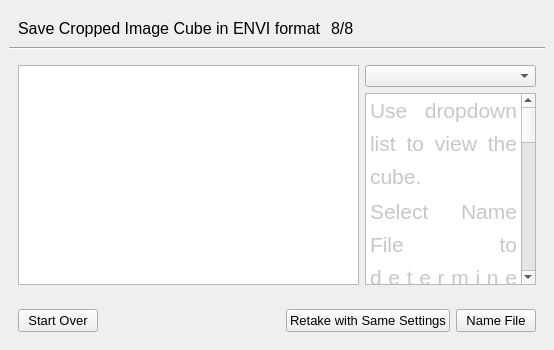
          <widget class="QWidget" name="finishOp">
           <layout class="QGridLayout" name="gridLayout_2">
            <property name="leftMargin">
             <number>0</number>
            </property>
            <property name="topMargin">
             <number>0</number>
            </property>
            <property name="rightMargin">
             <number>0</number>
            </property>
            <property name="bottomMargin">
             <number>0</number>
            </property>
            <item row="1" column="0">
             <widget class="QWidget" name="widget" native="true">
              <layout class="QVBoxLayout" name="verticalLayout_12">
               <item>
                <widget class="QWidget" name="finishInfoBar" native="true">
                 <layout class="QHBoxLayout" name="horizontalLayout">
                  <property name="bottomMargin">
                   <number>3</number>
                  </property>
                  <item>
                   <widget class="QLabel" name="finishPageTitle">
                    <property name="sizePolicy">
                     <sizepolicy hsizetype="Preferred" vsizetype="Preferred">
                      <horstretch>1</horstretch>
                      <verstretch>0</verstretch>
                     </sizepolicy>
                    </property>
                    <property name="font">
                     <font>
                      <pointsize>12</pointsize>
                     </font>
                    </property>
                    <property name="text">
                     <string>Save Cropped Image Cube in ENVI format </string>
                    </property>
                   </widget>
                  </item>
                  <item>
                   <widget class="QLabel" name="finishPageNum">
                    <property name="sizePolicy">
                     <sizepolicy hsizetype="Preferred" vsizetype="Preferred">
                      <horstretch>1</horstretch>
                      <verstretch>0</verstretch>
                     </sizepolicy>
                    </property>
                    <property name="font">
                     <font>
                      <pointsize>12</pointsize>
                     </font>
                    </property>
                    <property name="text">
                     <string>8/8</string>
                    </property>
                   </widget>
                  </item>
                  <item>
                   <spacer name="horizontalSpacer_5">
                    <property name="orientation">
                     <enum>Qt::Horizontal</enum>
                    </property>
                    <property name="sizeHint" stdset="0">
                     <size>
                      <width>40</width>
                      <height>20</height>
                     </size>
                    </property>
                   </spacer>
                  </item>
                 </layout>
                </widget>
               </item>
               <item>
                <widget class="Line" name="line_2">
                 <property name="orientation">
                  <enum>Qt::Horizontal</enum>
                 </property>
                </widget>
               </item>
               <item>
                <widget class="QWidget" name="finishMainWidget" native="true">
                 <property name="sizePolicy">
                  <sizepolicy hsizetype="Preferred" vsizetype="Preferred">
                   <horstretch>0</horstretch>
                   <verstretch>10</verstretch>
                  </sizepolicy>
                 </property>
                 <layout class="QVBoxLayout" name="verticalLayout_11">
                  <property name="leftMargin">
                   <number>0</number>
                  </property>
                  <property name="topMargin">
                   <number>0</number>
                  </property>
                  <property name="rightMargin">
                   <number>0</number>
                  </property>
                  <property name="bottomMargin">
                   <number>0</number>
                  </property>
                  <item>
                   <widget class="QWidget" name="finishMain" native="true">
                    <property name="sizePolicy">
                     <sizepolicy hsizetype="Preferred" vsizetype="Preferred">
                      <horstretch>0</horstretch>
                      <verstretch>8</verstretch>
                     </sizepolicy>
                    </property>
                    <layout class="QGridLayout" name="gridLayout_20">
                     <item row="0" column="1">
                      <widget class="QWidget" name="finishInfoMain" native="true">
                       <property name="sizePolicy">
                        <sizepolicy hsizetype="Preferred" vsizetype="Preferred">
                         <horstretch>1</horstretch>
                         <verstretch>0</verstretch>
                        </sizepolicy>
                       </property>
                       <layout class="QVBoxLayout" name="verticalLayout_40">
                        <property name="leftMargin">
                         <number>0</number>
                        </property>
                        <property name="topMargin">
                         <number>0</number>
                        </property>
                        <property name="rightMargin">
                         <number>0</number>
                        </property>
                        <property name="bottomMargin">
                         <number>0</number>
                        </property>
                        <item>
                         <widget class="QComboBox" name="finishComboBox"/>
                        </item>
                        <item>
                         <widget class="QTextEdit" name="finishInfoText">
                          <property name="font">
                           <font>
                            <pointsize>16</pointsize>
                           </font>
                          </property>
                          <property name="html">
                           <string>&lt;!DOCTYPE HTML PUBLIC &quot;-//W3C//DTD HTML 4.0//EN&quot; &quot;http://www.w3.org/TR/REC-html40/strict.dtd&quot;&gt;
&lt;html&gt;&lt;head&gt;&lt;meta name=&quot;qrichtext&quot; content=&quot;1&quot; /&gt;&lt;meta charset=&quot;utf-8&quot; /&gt;&lt;style type=&quot;text/css&quot;&gt;
p, li { white-space: pre-wrap; }
hr { height: 1px; border-width: 0; }
li.unchecked::marker { content: &quot;\2610&quot;; }
li.checked::marker { content: &quot;\2612&quot;; }
&lt;/style&gt;&lt;/head&gt;&lt;body style=&quot; font-family:'Segoe UI'; font-size:16pt; font-weight:400; font-style:normal;&quot;&gt;
&lt;p align=&quot;justify&quot; style=&quot; margin-top:0px; margin-bottom:0px; margin-left:0px; margin-right:0px; -qt-block-indent:0; text-indent:0px; line-height:138%;&quot;&gt;&lt;span style=&quot; font-family:'Arial'; color:#c7c7cc; background-color:transparent;&quot;&gt;Use dropdown list to view the cube.&lt;/span&gt;&lt;/p&gt;
&lt;p align=&quot;justify&quot; style=&quot; margin-top:0px; margin-bottom:0px; margin-left:0px; margin-right:0px; -qt-block-indent:0; text-indent:0px; line-height:138%;&quot;&gt;&lt;span style=&quot; font-family:'Arial'; color:#c7c7cc; background-color:transparent;&quot;&gt;Select Name File to determine location of files.&lt;/span&gt;&lt;/p&gt;
&lt;p align=&quot;justify&quot; style=&quot; margin-top:0px; margin-bottom:0px; margin-left:0px; margin-right:0px; -qt-block-indent:0; text-indent:0px; line-height:138%;&quot;&gt;&lt;span style=&quot; font-family:'Arial'; color:#c7c7cc; background-color:transparent;&quot;&gt;The following files will be saved to the selected folder:&lt;/span&gt;&lt;/p&gt;
&lt;p align=&quot;justify&quot; style=&quot; margin-top:0px; margin-bottom:0px; margin-left:0px; margin-right:0px; -qt-block-indent:0; text-indent:0px; line-height:138%;&quot;&gt;&lt;span style=&quot; font-family:'Arial'; color:#c7c7cc; background-color:transparent;&quot;&gt;	1) ENVI Image Cube&lt;/span&gt;&lt;/p&gt;
&lt;p align=&quot;justify&quot; style=&quot; margin-top:0px; margin-bottom:0px; margin-left:0px; margin-right:0px; -qt-block-indent:0; text-indent:0px; line-height:138%;&quot;&gt;&lt;span style=&quot; font-family:'Arial'; color:#c7c7cc; background-color:transparent;&quot;&gt;	2) Metadata&lt;/span&gt;&lt;/p&gt;
&lt;p align=&quot;justify&quot; style=&quot; margin-top:0px; margin-bottom:0px; margin-left:0px; margin-right:0px; -qt-block-indent:0; text-indent:0px; line-height:138%;&quot;&gt;&lt;span style=&quot; font-family:'Arial'; color:#c7c7cc; background-color:transparent;&quot;&gt;	3) All raw image files as .tiffs&lt;/span&gt;&lt;/p&gt;
&lt;p align=&quot;justify&quot; style=&quot; margin-top:0px; margin-bottom:0px; margin-left:0px; margin-right:0px; -qt-block-indent:0; text-indent:0px; line-height:138%;&quot;&gt;&lt;span style=&quot; font-family:'Arial'; color:#c7c7cc; background-color:transparent;&quot;&gt;	4) Exposure profile&lt;/span&gt;&lt;/p&gt;
&lt;p align=&quot;justify&quot; style=&quot; margin-top:0px; margin-bottom:0px; margin-left:0px; margin-right:0px; -qt-block-indent:0; text-indent:0px; line-height:138%;&quot;&gt;&lt;span style=&quot; font-family:'Arial'; color:#c7c7cc; background-color:transparent;&quot;&gt;	5) Flats and noise images&lt;/span&gt;&lt;/p&gt;
&lt;p align=&quot;justify&quot; style=&quot;-qt-paragraph-type:empty; margin-top:0px; margin-bottom:0px; margin-left:0px; margin-right:0px; -qt-block-indent:0; text-indent:0px; line-height:138%; font-family:'Arial'; color:#c7c7cc;&quot;&gt;&lt;br /&gt;&lt;/p&gt;&lt;/body&gt;&lt;/html&gt;</string>
                          </property>
                         </widget>
                        </item>
                       </layout>
                      </widget>
                     </item>
                     <item row="0" column="0">
                      <widget class="QGraphicsView" name="finishView">
                       <property name="sizePolicy">
                        <sizepolicy hsizetype="Expanding" vsizetype="Expanding">
                         <horstretch>2</horstretch>
                         <verstretch>0</verstretch>
                        </sizepolicy>
                       </property>
                      </widget>
                     </item>
                    </layout>
                   </widget>
                  </item>
                  <item>
                   <widget class="QWidget" name="finishActionBar" native="true">
                    <property name="sizePolicy">
                     <sizepolicy hsizetype="Preferred" vsizetype="Preferred">
                      <horstretch>0</horstretch>
                      <verstretch>1</verstretch>
                     </sizepolicy>
                    </property>
                    <layout class="QHBoxLayout" name="horizontalLayout_7">
                     <property name="bottomMargin">
                      <number>9</number>
                     </property>
                     <item>
                      <widget class="QPushButton" name="finishStartOverButton">
                       <property name="font">
                        <font>
                         <pointsize>10</pointsize>
                        </font>
                       </property>
                       <property name="text">
                        <string>Start Over</string>
                       </property>
                      </widget>
                     </item>
                     <item>
                      <spacer name="horizontalSpacer_6">
                       <property name="orientation">
                        <enum>Qt::Horizontal</enum>
                       </property>
                       <property name="sizeHint" stdset="0">
                        <size>
                         <width>40</width>
                         <height>20</height>
                        </size>
                       </property>
                      </spacer>
                     </item>
                     <item>
                      <widget class="QPushButton" name="finishRedoButton">
                       <property name="font">
                        <font>
                         <pointsize>10</pointsize>
                        </font>
                       </property>
                       <property name="text">
                        <string>Retake with Same Settings</string>
                       </property>
                      </widget>
                     </item>
                     <item>
                      <widget class="QPushButton" name="finishFinishButton">
                       <property name="font">
                        <font>
                         <pointsize>10</pointsize>
                        </font>
                       </property>
                       <property name="text">
                        <string>Name File</string>
                       </property>
                      </widget>
                     </item>
                    </layout>
                   </widget>
                  </item>
                 </layout>
                </widget>
               </item>
              </layout>
             </widget>
            </item>
           </layout>
          </widget>
